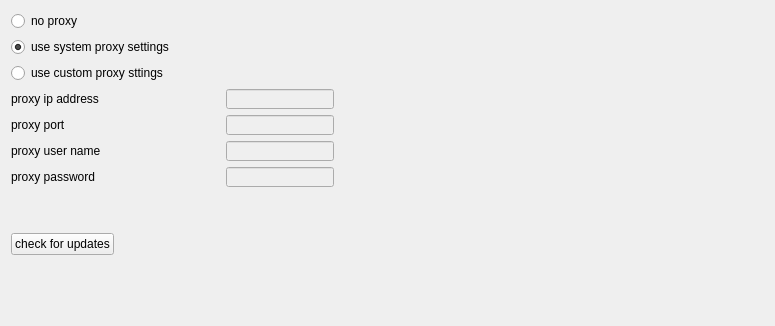
         <widget class="QWidget" name="scrollAreaWidgetContents_8">
          <property name="geometry">
           <rect>
            <x>0</x>
            <y>0</y>
            <width>775</width>
            <height>326</height>
           </rect>
          </property>
          <layout class="QGridLayout" name="gridLayout_10">
           <item row="1" column="4">
            <spacer name="horizontalSpacer_18">
             <property name="orientation">
              <enum>Qt::Horizontal</enum>
             </property>
             <property name="sizeHint" stdset="0">
              <size>
               <width>321</width>
               <height>17</height>
              </size>
             </property>
            </spacer>
           </item>
           <item row="1" column="3">
            <spacer name="horizontalSpacer_4">
             <property name="orientation">
              <enum>Qt::Horizontal</enum>
             </property>
             <property name="sizeType">
              <enum>QSizePolicy::Fixed</enum>
             </property>
             <property name="sizeHint" stdset="0">
              <size>
               <width>40</width>
               <height>20</height>
              </size>
             </property>
            </spacer>
           </item>
           <item row="2" column="0">
            <widget class="QRadioButton" name="updateUseSpecificProxy">
             <property name="sizePolicy">
              <sizepolicy hsizetype="Minimum" vsizetype="Minimum">
               <horstretch>0</horstretch>
               <verstretch>0</verstretch>
              </sizepolicy>
             </property>
             <property name="maximumSize">
              <size>
               <width>200</width>
               <height>16777215</height>
              </size>
             </property>
             <property name="text">
              <string>use custom proxy sttings</string>
             </property>
            </widget>
           </item>
           <item row="0" column="0">
            <widget class="QRadioButton" name="updateNoProxy">
             <property name="maximumSize">
              <size>
               <width>100</width>
               <height>16777215</height>
              </size>
             </property>
             <property name="text">
              <string>no proxy</string>
             </property>
             <property name="checked">
              <bool>false</bool>
             </property>
            </widget>
           </item>
           <item row="1" column="0">
            <widget class="QRadioButton" name="updateUseSystemProxy">
             <property name="sizePolicy">
              <sizepolicy hsizetype="Minimum" vsizetype="Minimum">
               <horstretch>0</horstretch>
               <verstretch>0</verstretch>
              </sizepolicy>
             </property>
             <property name="maximumSize">
              <size>
               <width>200</width>
               <height>16777215</height>
              </size>
             </property>
             <property name="text">
              <string>use system proxy settings</string>
             </property>
             <property name="checked">
              <bool>true</bool>
             </property>
            </widget>
           </item>
           <item row="3" column="0">
            <widget class="QLabel" name="label_85">
             <property name="text">
              <string>proxy ip address</string>
             </property>
            </widget>
           </item>
           <item row="3" column="1">
            <spacer name="horizontalSpacer_9">
             <property name="orientation">
              <enum>Qt::Horizontal</enum>
             </property>
             <property name="sizeType">
              <enum>QSizePolicy::Fixed</enum>
             </property>
             <property name="sizeHint" stdset="0">
              <size>
               <width>40</width>
               <height>20</height>
              </size>
             </property>
            </spacer>
           </item>
           <item row="3" column="2">
            <widget class="QLineEdit" name="updateProxyAddress">
             <property name="enabled">
              <bool>false</bool>
             </property>
             <property name="sizePolicy">
              <sizepolicy hsizetype="Minimum" vsizetype="Fixed">
               <horstretch>0</horstretch>
               <verstretch>0</verstretch>
              </sizepolicy>
             </property>
             <property name="minimumSize">
              <size>
               <width>0</width>
               <height>20</height>
              </size>
             </property>
             <property name="maximumSize">
              <size>
               <width>200</width>
               <height>20</height>
              </size>
             </property>
            </widget>
           </item>
           <item row="4" column="0">
            <widget class="QLabel" name="label_86">
             <property name="text">
              <string>proxy port</string>
             </property>
            </widget>
           </item>
           <item row="4" column="2">
            <widget class="QLineEdit" name="updateProxyPort">
             <property name="enabled">
              <bool>false</bool>
             </property>
             <property name="sizePolicy">
              <sizepolicy hsizetype="Minimum" vsizetype="Fixed">
               <horstretch>0</horstretch>
               <verstretch>0</verstretch>
              </sizepolicy>
             </property>
             <property name="minimumSize">
              <size>
               <width>0</width>
               <height>20</height>
              </size>
             </property>
             <property name="maximumSize">
              <size>
               <width>200</width>
               <height>20</height>
              </size>
             </property>
            </widget>
           </item>
           <item row="5" column="0">
            <widget class="QLabel" name="label_87">
             <property name="text">
              <string>proxy user name</string>
             </property>
            </widget>
           </item>
           <item row="5" column="2">
            <widget class="QLineEdit" name="updateProxyUserName">
             <property name="enabled">
              <bool>false</bool>
             </property>
             <property name="sizePolicy">
              <sizepolicy hsizetype="Minimum" vsizetype="Fixed">
               <horstretch>0</horstretch>
               <verstretch>0</verstretch>
              </sizepolicy>
             </property>
             <property name="minimumSize">
              <size>
               <width>0</width>
               <height>20</height>
              </size>
             </property>
             <property name="maximumSize">
              <size>
               <width>200</width>
               <height>20</height>
              </size>
             </property>
            </widget>
           </item>
           <item row="6" column="0">
            <widget class="QLabel" name="label_88">
             <property name="text">
              <string>proxy password</string>
             </property>
            </widget>
           </item>
           <item row="6" column="2">
            <widget class="QLineEdit" name="updateProxyPassword">
             <property name="enabled">
              <bool>false</bool>
             </property>
             <property name="sizePolicy">
              <sizepolicy hsizetype="Minimum" vsizetype="Fixed">
               <horstretch>0</horstretch>
               <verstretch>0</verstretch>
              </sizepolicy>
             </property>
             <property name="minimumSize">
              <size>
               <width>0</width>
               <height>20</height>
              </size>
             </property>
             <property name="maximumSize">
              <size>
               <width>200</width>
               <height>20</height>
              </size>
             </property>
             <property name="echoMode">
              <enum>QLineEdit::Password</enum>
             </property>
            </widget>
           </item>
           <item row="7" column="0">
            <spacer name="verticalSpacer_4">
             <property name="orientation">
              <enum>Qt::Vertical</enum>
             </property>
             <property name="sizeType">
              <enum>QSizePolicy::Fixed</enum>
             </property>
             <property name="sizeHint" stdset="0">
              <size>
               <width>20</width>
               <height>40</height>
              </size>
             </property>
            </spacer>
           </item>
           <item row="9" column="0">
            <spacer name="verticalSpacer_19">
             <property name="orientation">
              <enum>Qt::Vertical</enum>
             </property>
             <property name="sizeHint" stdset="0">
              <size>
               <width>17</width>
               <height>174</height>
              </size>
             </property>
            </spacer>
           </item>
           <item row="8" column="0" colspan="2">
            <layout class="QHBoxLayout" name="horizontalLayout">
             <item>
              <widget class="QPushButton" name="checkForUpdates">
               <property name="text">
                <string>check for updates</string>
               </property>
              </widget>
             </item>
             <item>
              <spacer name="horizontalSpacer_10">
               <property name="orientation">
                <enum>Qt::Horizontal</enum>
               </property>
               <property name="sizeHint" stdset="0">
                <size>
                 <width>40</width>
                 <height>20</height>
                </size>
               </property>
              </spacer>
             </item>
            </layout>
           </item>
          </layout>
         </widget>
